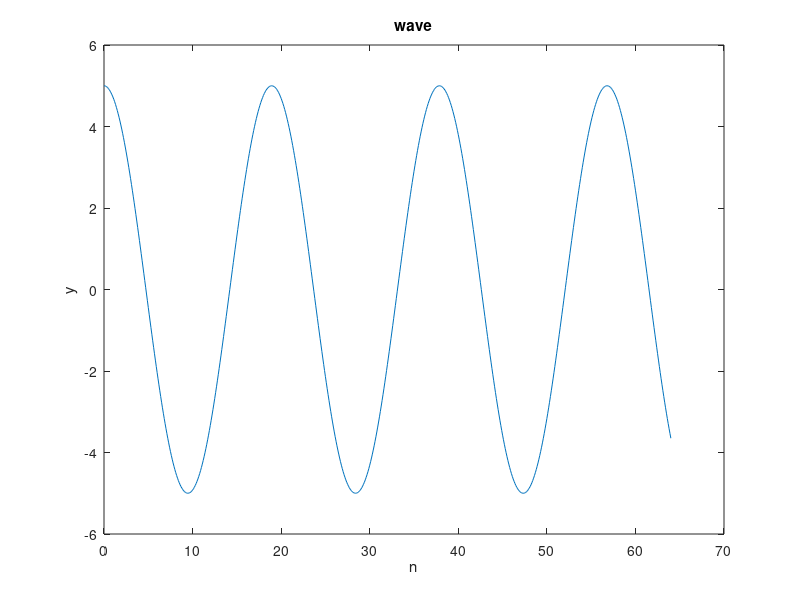

The MATLAB script that drew this image:
clc;
clear all;
n=0:0.1:64;
f=25000;
fs=400;
a=5;
y=a*cos((f/fs)*n+0);
plot(n,y);
xlabel('n');
ylabel('y');
title('wave')

